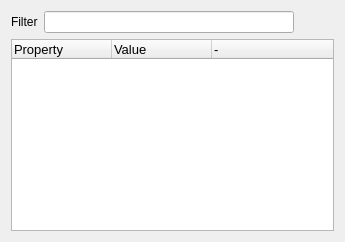
        <widget class="QWidget" name="tab_7">
         <attribute name="title">
          <string>Limits</string>
         </attribute>
         <layout class="QVBoxLayout" name="verticalLayout_9">
          <item>
           <layout class="QVBoxLayout" name="verticalLayout_8">
            <item>
             <layout class="QHBoxLayout" name="horizontalLayout_2">
              <item>
               <widget class="QLabel" name="label_2">
                <property name="text">
                 <string>Filter</string>
                </property>
               </widget>
              </item>
              <item>
               <widget class="QLineEdit" name="limitsFilter">
                <property name="minimumSize">
                 <size>
                  <width>250</width>
                  <height>0</height>
                 </size>
                </property>
                <property name="maximumSize">
                 <size>
                  <width>250</width>
                  <height>16777215</height>
                 </size>
                </property>
               </widget>
              </item>
              <item>
               <spacer name="horizontalSpacer_2">
                <property name="orientation">
                 <enum>Qt::Horizontal</enum>
                </property>
                <property name="sizeHint" stdset="0">
                 <size>
                  <width>40</width>
                  <height>20</height>
                 </size>
                </property>
               </spacer>
              </item>
             </layout>
            </item>
            <item>
             <layout class="QVBoxLayout" name="verticalLayout_7">
              <item>
               <widget class="QTreeWidget" name="limitsWidget">
                <property name="font">
                 <font>
                  <pointsize>10</pointsize>
                 </font>
                </property>
                <property name="alternatingRowColors">
                 <bool>true</bool>
                </property>
                <attribute name="headerStretchLastSection">
                 <bool>true</bool>
                </attribute>
                <column>
                 <property name="text">
                  <string>Property</string>
                 </property>
                </column>
                <column>
                 <property name="text">
                  <string>Value</string>
                 </property>
                </column>
                <column>
                 <property name="text">
                  <string>-</string>
                 </property>
                 <property name="background">
                  <color alpha="0">
                   <red>0</red>
                   <green>0</green>
                   <blue>0</blue>
                  </color>
                 </property>
                 <property name="foreground">
                  <brush brushstyle="NoBrush">
                   <color alpha="0">
                    <red>0</red>
                    <green>0</green>
                    <blue>0</blue>
                   </color>
                  </brush>
                 </property>
                </column>
               </widget>
              </item>
             </layout>
            </item>
           </layout>
          </item>
         </layout>
        </widget>
